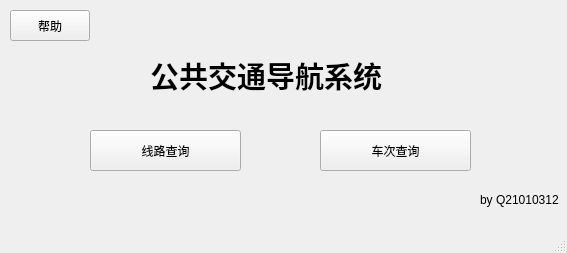
<?xml version="1.0" encoding="UTF-8"?>
<ui version="4.0">
 <class>MainWindow</class>
 <widget class="QMainWindow" name="MainWindow">
  <property name="geometry">
   <rect>
    <x>0</x>
    <y>0</y>
    <width>567</width>
    <height>253</height>
   </rect>
  </property>
  <property name="windowTitle">
   <string>公共交通导航系统</string>
  </property>
  <widget class="QWidget" name="centralwidget">
   <widget class="QPushButton" name="roadSearch">
    <property name="geometry">
     <rect>
      <x>90</x>
      <y>130</y>
      <width>151</width>
      <height>41</height>
     </rect>
    </property>
    <property name="text">
     <string>线路查询</string>
    </property>
   </widget>
   <widget class="QLabel" name="label">
    <property name="geometry">
     <rect>
      <x>150</x>
      <y>50</y>
      <width>491</width>
      <height>51</height>
     </rect>
    </property>
    <property name="text">
     <string>&lt;html&gt;&lt;head/&gt;&lt;body&gt;&lt;p&gt;&lt;span style=&quot; font-size:22pt; font-weight:600;&quot;&gt;公共交通导航系统&lt;/span&gt;&lt;/p&gt;&lt;/body&gt;&lt;/html&gt;</string>
    </property>
   </widget>
   <widget class="QPushButton" name="lineSearch">
    <property name="geometry">
     <rect>
      <x>320</x>
      <y>130</y>
      <width>151</width>
      <height>41</height>
     </rect>
    </property>
    <property name="text">
     <string>车次查询</string>
    </property>
   </widget>
   <widget class="QPushButton" name="help">
    <property name="geometry">
     <rect>
      <x>10</x>
      <y>10</y>
      <width>80</width>
      <height>31</height>
     </rect>
    </property>
    <property name="text">
     <string>帮助</string>
    </property>
   </widget>
   <widget class="QLabel" name="label_2">
    <property name="geometry">
     <rect>
      <x>480</x>
      <y>190</y>
      <width>91</width>
      <height>20</height>
     </rect>
    </property>
    <property name="text">
     <string>by Q21010312</string>
    </property>
   </widget>
  </widget>
  <widget class="QMenuBar" name="menubar">
   <property name="geometry">
    <rect>
     <x>0</x>
     <y>0</y>
     <width>567</width>
     <height>21</height>
    </rect>
   </property>
  </widget>
  <widget class="QStatusBar" name="statusbar"/>
  <action name="actionHelp">
   <property name="text">
    <string>Help</string>
   </property>
  </action>
 </widget>
 <resources/>
 <connections/>
</ui>
